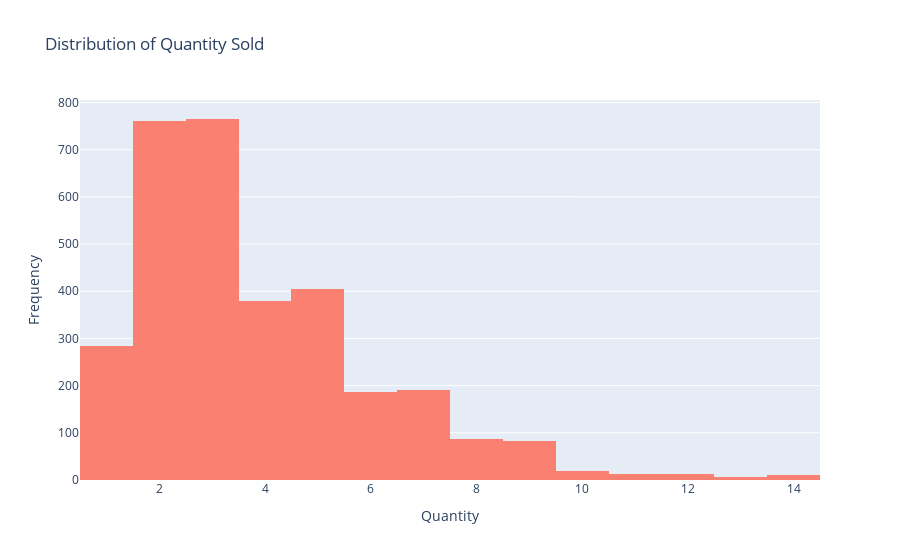

The notebook cell this image was saved under:
### Code cell
#Histogram -Distribution of Quantity Sold
quantity_distribution = go.Figure(go.Histogram(x=df['Quantity'], marker_color='salmon'))
quantity_distribution.update_layout(title='Distribution of Quantity Sold', xaxis_title='Quantity', yaxis_title='Frequency')
quantity_distribution.show()

### Figure 1 — Plotly figure (JSON) as saved in the notebook; plotly's stock layout.template omitted (floating-point values rounded to 4 significant figures; data arrays with more than 128 entries replaced by an {"elided": "..."} marker saying what was removed)
{"data": [{"marker": {"color": "salmon"}, "type": "histogram", "x": {"elided": "3203 int values"}}], "layout": {"title": {"text": "Distribution of Quantity Sold"}, "xaxis": {"title": {"text": "Quantity"}}, "yaxis": {"title": {"text": "Frequency"}}}}
